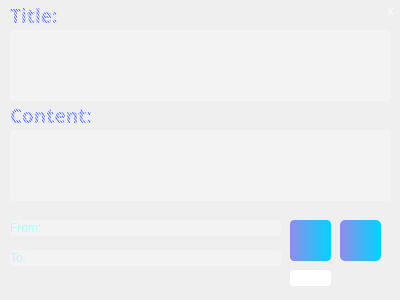
<?xml version="1.0" encoding="UTF-8"?>
<ui version="4.0">
 <class>Dialog</class>
 <widget class="QDialog" name="Dialog">
  <property name="windowModality">
   <enum>Qt::WindowModal</enum>
  </property>
  <property name="geometry">
   <rect>
    <x>0</x>
    <y>0</y>
    <width>400</width>
    <height>300</height>
   </rect>
  </property>
  <property name="windowTitle">
   <string>Dialog</string>
  </property>
  <property name="inputMethodHints">
   <set>Qt::ImhNone</set>
  </property>
  <widget class="QTextEdit" name="title">
   <property name="geometry">
    <rect>
     <x>10</x>
     <y>30</y>
     <width>381</width>
     <height>71</height>
    </rect>
   </property>
   <property name="styleSheet">
    <string notr="true">background-color: rgba(255, 255, 255,70);
color: rgb(255, 255, 255);
border-radius:4px;</string>
   </property>
  </widget>
  <widget class="QTextEdit" name="content">
   <property name="geometry">
    <rect>
     <x>10</x>
     <y>130</y>
     <width>381</width>
     <height>71</height>
    </rect>
   </property>
   <property name="styleSheet">
    <string notr="true">background-color: rgba(255, 255, 255,70);
color: rgb(255, 255, 255);
border-radius:4px;</string>
   </property>
   <property name="inputMethodHints">
    <set>Qt::ImhMultiLine</set>
   </property>
   <property name="textInteractionFlags">
    <set>Qt::LinksAccessibleByKeyboard|Qt::LinksAccessibleByMouse|Qt::TextBrowserInteraction|Qt::TextEditable|Qt::TextSelectableByMouse</set>
   </property>
   <property name="placeholderText">
    <string notr="true" comment="kgh" extracomment="ghjjj"/>
   </property>
  </widget>
  <widget class="QLabel" name="label">
   <property name="geometry">
    <rect>
     <x>10</x>
     <y>0</y>
     <width>71</width>
     <height>31</height>
    </rect>
   </property>
   <property name="font">
    <font>
     <family>Sitka Small</family>
     <pointsize>14</pointsize>
     <weight>75</weight>
     <bold>true</bold>
    </font>
   </property>
   <property name="styleSheet">
    <string notr="true">color: qlineargradient(spread:reflect, x1:0.153, y1:0.608, x2:1, y2:0, stop:0 rgba(81, 102, 255, 255), stop:1 rgba(255, 255, 255, 255));</string>
   </property>
   <property name="text">
    <string>Title:</string>
   </property>
  </widget>
  <widget class="QLabel" name="label_2">
   <property name="geometry">
    <rect>
     <x>10</x>
     <y>100</y>
     <width>101</width>
     <height>31</height>
    </rect>
   </property>
   <property name="font">
    <font>
     <family>Sitka Small</family>
     <pointsize>14</pointsize>
     <weight>75</weight>
     <bold>true</bold>
    </font>
   </property>
   <property name="styleSheet">
    <string notr="true">color: qlineargradient(spread:reflect, x1:0.153, y1:0.608, x2:1, y2:0, stop:0 rgba(81, 102, 255, 255), stop:1 rgba(255, 255, 255, 255));</string>
   </property>
   <property name="text">
    <string>Content:</string>
   </property>
  </widget>
  <widget class="QPushButton" name="sendButton">
   <property name="geometry">
    <rect>
     <x>340</x>
     <y>220</y>
     <width>41</width>
     <height>41</height>
    </rect>
   </property>
   <property name="cursor">
    <cursorShape>PointingHandCursor</cursorShape>
   </property>
   <property name="autoFillBackground">
    <bool>false</bool>
   </property>
   <property name="styleSheet">
    <string notr="true">QPushButton#sendButton{
border-radius:4px;
background-image: url(:/image/sendFile.png);
background-color: qlineargradient(spread:pad, x1:0, y1:0, x2:1, y2:0, stop:0 rgba(145,140,233,1), stop:1 rgba(0,212,255,1));
border-radius:5px}
QPushButton#sendButton:hover{
    background-color: qlineargradient(spread:pad, x1:0, y1:0, x2:1, y2:0, stop:0.45 rgba(208,205,255,1), stop:1  rgba(139,235,255,1));
}
QPushButton#sendButton:pressed{   
  padding-left:5px;
   padding-top:5px;
background-image: url(:/image/done.png);
}</string>
   </property>
   <property name="text">
    <string/>
   </property>
  </widget>
  <widget class="QLabel" name="FROM">
   <property name="geometry">
    <rect>
     <x>10</x>
     <y>220</y>
     <width>271</width>
     <height>16</height>
    </rect>
   </property>
   <property name="styleSheet">
    <string notr="true">color: rgb(170, 255, 255);
background-color: rgba(255, 255, 255, 70);
border-radius:4px;</string>
   </property>
   <property name="text">
    <string>From:</string>
   </property>
  </widget>
  <widget class="QLabel" name="TO">
   <property name="geometry">
    <rect>
     <x>10</x>
     <y>250</y>
     <width>271</width>
     <height>16</height>
    </rect>
   </property>
   <property name="styleSheet">
    <string notr="true">color: rgb(170, 255, 255);
background-color: rgba(255, 255, 255, 70);
border-radius:4px;</string>
   </property>
   <property name="text">
    <string>To:</string>
   </property>
  </widget>
  <widget class="QLabel" name="label_5">
   <property name="geometry">
    <rect>
     <x>0</x>
     <y>0</y>
     <width>401</width>
     <height>301</height>
    </rect>
   </property>
   <property name="styleSheet">
    <string notr="true">background-image: url(:/image/dark.jpg);</string>
   </property>
   <property name="text">
    <string/>
   </property>
   <property name="pixmap">
    <pixmap resource="image.qrc">:/image/dark.jpg</pixmap>
   </property>
   <property name="scaledContents">
    <bool>true</bool>
   </property>
  </widget>
  <widget class="QPushButton" name="attachButton">
   <property name="geometry">
    <rect>
     <x>290</x>
     <y>220</y>
     <width>41</width>
     <height>41</height>
    </rect>
   </property>
   <property name="cursor">
    <cursorShape>PointingHandCursor</cursorShape>
   </property>
   <property name="autoFillBackground">
    <bool>false</bool>
   </property>
   <property name="styleSheet">
    <string notr="true">QPushButton#attachButton{
background-image: url(:/image/attachFile.png);
background-color: qlineargradient(spread:pad, x1:0, y1:0, x2:1, y2:0, stop:0 rgba(145,140,233,1), stop:1 rgba(0,212,255,1));
border-radius:4px;
}
QPushButton#attachButton:pressed{   
  padding-left:5px;
   padding-top:5px;
 background-color:rgba(105, 118, 132, 200)}
QPushButton#attachButton:hover{
    background-color: qlineargradient(spread:pad, x1:0, y1:0, x2:1, y2:0, stop:0.45 rgba(208,205,255,1), stop:1  rgba(139,235,255,1));
}</string>
   </property>
   <property name="text">
    <string/>
   </property>
  </widget>
  <widget class="QLabel" name="numberOfAtt">
   <property name="geometry">
    <rect>
     <x>290</x>
     <y>270</y>
     <width>41</width>
     <height>16</height>
    </rect>
   </property>
   <property name="styleSheet">
    <string notr="true">background-color: rgb(255, 255, 255);
color:rgb(0,0,0);
border-radius:4px</string>
   </property>
   <property name="text">
    <string/>
   </property>
  </widget>
  <widget class="QPushButton" name="exitButton">
   <property name="geometry">
    <rect>
     <x>380</x>
     <y>0</y>
     <width>21</width>
     <height>21</height>
    </rect>
   </property>
   <property name="cursor">
    <cursorShape>PointingHandCursor</cursorShape>
   </property>
   <property name="autoFillBackground">
    <bool>false</bool>
   </property>
   <property name="styleSheet">
    <string notr="true">QPushButton#exitButton{  
   color:rgba(255, 255, 255, 210);
    border-radius:5px;
	
	
	font: 75 14pt &quot;Consolas&quot;;
}
QButton#exitButton:hover{   
    background-color: qlineargradient(spread:pad, x1:0, y1:0.505682, x2:1, y2:0.477, stop:0 rgba(40, 67, 98, 219), stop:1 rgba(105, 118, 132, 226))
}
QPushButton#exitButton:hover{  
  background-color:rgba(105, 118, 132, 200)}</string>
   </property>
   <property name="text">
    <string>x</string>
   </property>
  </widget>
  <zorder>label_5</zorder>
  <zorder>title</zorder>
  <zorder>content</zorder>
  <zorder>label</zorder>
  <zorder>label_2</zorder>
  <zorder>sendButton</zorder>
  <zorder>FROM</zorder>
  <zorder>TO</zorder>
  <zorder>attachButton</zorder>
  <zorder>numberOfAtt</zorder>
  <zorder>exitButton</zorder>
 </widget>
 <resources>
  <include location="image.qrc"/>
 </resources>
 <connections/>
</ui>
